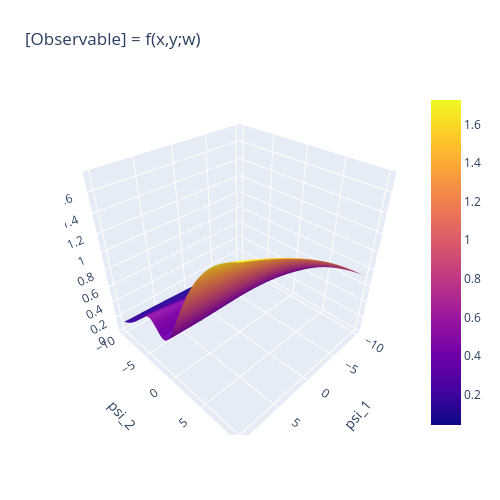

Notebook source saved alongside this figure:
### Code cell
# Visualize two-variable function fits
xs = np.array(list(itertools.product(np.linspace(-2.5*psi_max, 2.5*psi_max, 50).tolist(),[0.0],[0.0],[0.0],
                                     np.linspace(-2.5*psi_max, 2.5*psi_max, 50).tolist(),[0.0],[0.0],[0.0],
                                     [-psi_max/2],[-psi_max/2],[0.0],[0.0],
                                     [psi_max/2],[psi_max/2],[0.0],[0.0])))
p_prot = impact_data.loc[impact_data.perf_index == 0][['y_max', 'y_min']+[('intercept_' + j) for j in reg_bl] + reg].values[0]
p_tox = impact_data.loc[impact_data.perf_index == 1][['y_max', 'y_min']+[('intercept_' + j) for j in reg_bl] + reg].values[0]
z = sigmoid(xs, *p_prot).reshape(50,50) - sigmoid(xs, *p_tox).reshape(50,50)
x, y = np.meshgrid(np.unique(xs[:,0]), np.unique(xs[:,4]))

fig = go.Figure(data=[go.Surface(z=z, x=x, y=y)])
fig.update_layout(title='[Observable] = f(x,y;w)', autosize=False,
                  width=500, height=500,
                  margin=dict(l=65, r=50, b=65, t=90))

# Update the layout
fig.update_layout(scene=dict(
    xaxis_title='psi_1',
    yaxis_title='psi_2',
    zaxis_title=perf_labels[0]
))

fig.show()

### Figure 1 — Plotly figure (JSON) as saved in the notebook; plotly's stock layout.template omitted (floating-point values rounded to 4 significant figures; data arrays with more than 128 entries replaced by an {"elided": "..."} marker saying what was removed)
{"data": [{"type": "surface", "x": {"elided": "50x50 float values"}, "y": {"elided": "50x50 float values"}, "z": {"elided": "50x50 float values"}}], "layout": {"autosize": false, "height": 500, "margin": {"b": 65, "l": 65, "r": 50, "t": 90}, "scene": {"aspectmode": "auto", "aspectratio": {"x": 1, "y": 1, "z": 1}, "xaxis": {"title": {"text": "psi_1"}, "type": "linear"}, "yaxis": {"title": {"text": "psi_2"}, "type": "linear"}, "zaxis": {"title": {"text": "Protection"}, "type": "linear"}}, "title": {"text": "[Observable] = f(x,y;w)"}, "width": 500}}
